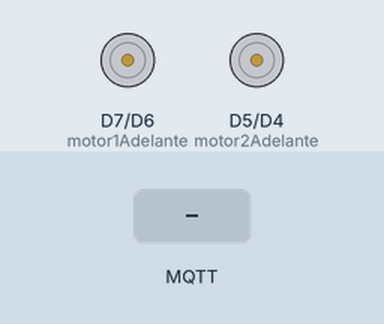
The sketch below on a simulated ESP8266 (NodeMCU). Parts: motor-driver pin pairs drawn as motors (green arrow = first pin HIGH = forward, orange = second pin HIGH = backward, longer = more drive). The inputs (shaded band) are chosen by the test bench. WiFi joins after 1.5 s; servers stay silent unless stated; no MQTT or app messages arrive unless stated; what the sketch prints to the serial monitor is not drawn.

Above: at 2.7 s.
2.8 s: MQTT message "a" arrives on the first subscribed topic
At 3.8 s:
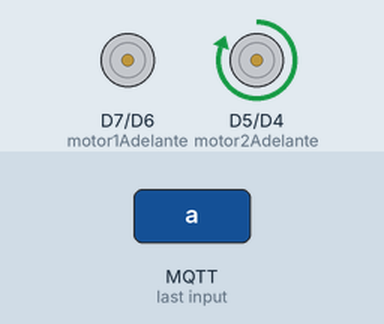
4.3 s: MQTT message "w" arrives on the first subscribed topic
At 4.9 s:
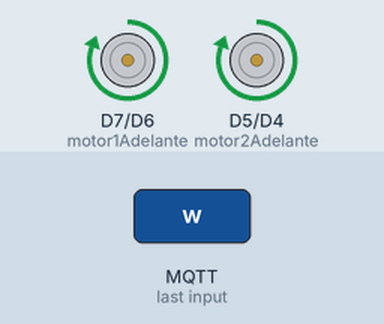
5.8 s: MQTT message "d" arrives on the first subscribed topic
At 7.0 s:
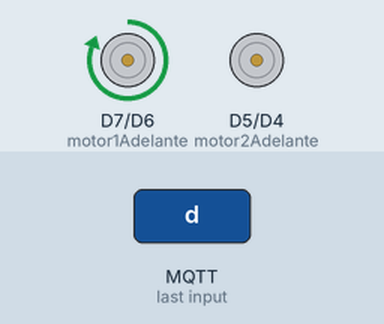
7.3 s: MQTT message "s" arrives on the first subscribed topic
At 8.4 s:
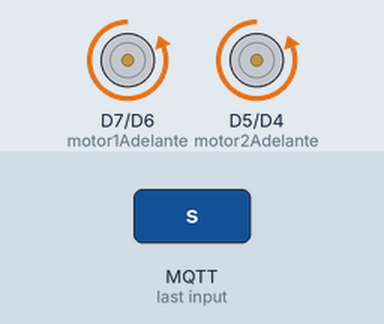
Timing chart, 0 to 9.8 s (numbered marks = the images above; inputs shaded):
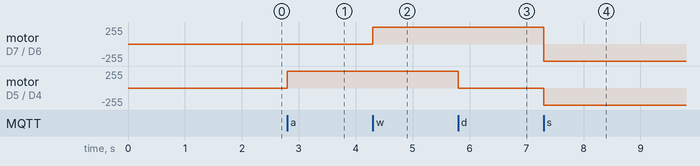

Measured:
- after the input at 2.8 s, motor on D5 (motor2Adelante) / D4 (motor2Atras): stopped → forward 255/255 at once
- after the input at 4.3 s, motor on D7 (motor1Adelante) / D6 (motor1Atras): stopped → forward 255/255 at once
- after the input at 5.8 s, motor on D5 (motor2Adelante) / D4 (motor2Atras): forward 255/255 → stopped at once
- after the input at 7.3 s, motor on D7 (motor1Adelante) / D6 (motor1Atras): forward 255/255 → backward 255/255 at once; motor on D5 (motor2Adelante) / D4 (motor2Atras): stopped → backward 255/255 at once

The sketch:

control_de_motores.ino
```cpp
/*
   Control de motores con l293D y NodeMCU
   Este sketch controla 2 motores
   con el chip l293d conectado
   a un nodemcu por medio de mqtt y node-red
   suscrito al topico
   componentes:
   NodeMCU
   l293D

*/

#include <ESP8266WiFi.h>
#include <PubSubClient.h>

#define motor1Adelante D7
#define motor1Atras D6
#define motor2Adelante D5
#define motor2Atras D4

const char* ssid = "ESP8266";
const char* password = "11111111";
const char* mqtt_server = "45.55.83.183";

WiFiClient espClient;
PubSubClient client(espClient);
long lastMsg = 0;
char msg[50];
int value = 0;

void setup() {
  pinMode(motor1Adelante, OUTPUT);
  pinMode(motor2Atras, OUTPUT);
  pinMode(motor1Atras, OUTPUT);
  pinMode(motor2Adelante, OUTPUT);
  Serial.begin(115200);
  setup_wifi();
  client.setServer(mqtt_server, 1883);
  client.setCallback(callback);
}

void setup_wifi() {

  delay(10);
  Serial.println();
  Serial.print("conectando a  ");
  Serial.println(ssid);

  WiFi.begin(ssid, password);

  while (WiFi.status() != WL_CONNECTED) {
    delay(500);
    Serial.print(".");
  }

  Serial.println("");
  Serial.println("WiFi conectado");
  Serial.println("direccion IP: ");
  Serial.println(WiFi.localIP());
}

void callback(char* topic, byte* payload, unsigned int length) {
  Serial.print("mensaje recibido  [");
  Serial.print(topic);
  Serial.print("] ");
  for (int i = 0; i < length; i++) {
    Serial.print((char)payload[i]);
  }
  Serial.println();

  if ((char)payload[0] == 'a') {
    Serial.println("izquierda");
    digitalWrite(motor1Adelante, LOW);
    digitalWrite(motor2Adelante, HIGH);
    digitalWrite(motor1Atras, LOW);
    digitalWrite(motor2Atras, LOW);

  }
  if ((char)payload[0] == 'w') {
    Serial.println("adelante");
    digitalWrite(motor1Adelante, HIGH);
    digitalWrite(motor2Adelante, HIGH);
    digitalWrite(motor1Atras, LOW);
    digitalWrite(motor2Atras, LOW);
  }
  if ((char)payload[0] == 'd') {
    Serial.println("derecha");
    digitalWrite(motor1Adelante, HIGH);
    digitalWrite(motor2Adelante, LOW);
    digitalWrite(motor1Atras, LOW);
    digitalWrite(motor2Atras, LOW);
  }
  if ((char)payload[0] == 's') {
    Serial.println("atras");
    digitalWrite(motor1Adelante, LOW);
    digitalWrite(motor2Adelante, LOW);
    digitalWrite(motor1Atras, HIGH);
    digitalWrite(motor2Atras, HIGH);
  }
  if ((char)payload[0] == 'q') {
    Serial.println("parar");
    digitalWrite(motor1Adelante, LOW);
    digitalWrite(motor2Adelante, LOW);
    digitalWrite(motor1Atras, LOW);
    digitalWrite(motor2Atras, LOW);
  }

}

void reconnect() {
  // ciclo para conectarnos al mqtt
  while (!client.connected()) {
    Serial.print("conectando a mqtt...");
    // Attempt to connect
    if (client.connect("ESP8266Client")) {
      Serial.println("conectado");
      // una vez conectado, publicamos que estamos conectados al topico /conexion
      client.publish("/conexion", "conectado");
      // ... y nos suscribimos a /movimiento
      client.subscribe("/movimiento");
    } else {
      Serial.print("fallo, rc=");
      Serial.print(client.state());
      Serial.println("reintentar en 5 segundos");
      // Wait 5 seconds before retrying
      delay(5000);
    }
  }
}
void loop() {

  if (!client.connected()) {
    reconnect();
  }
  client.loop();

}
```
